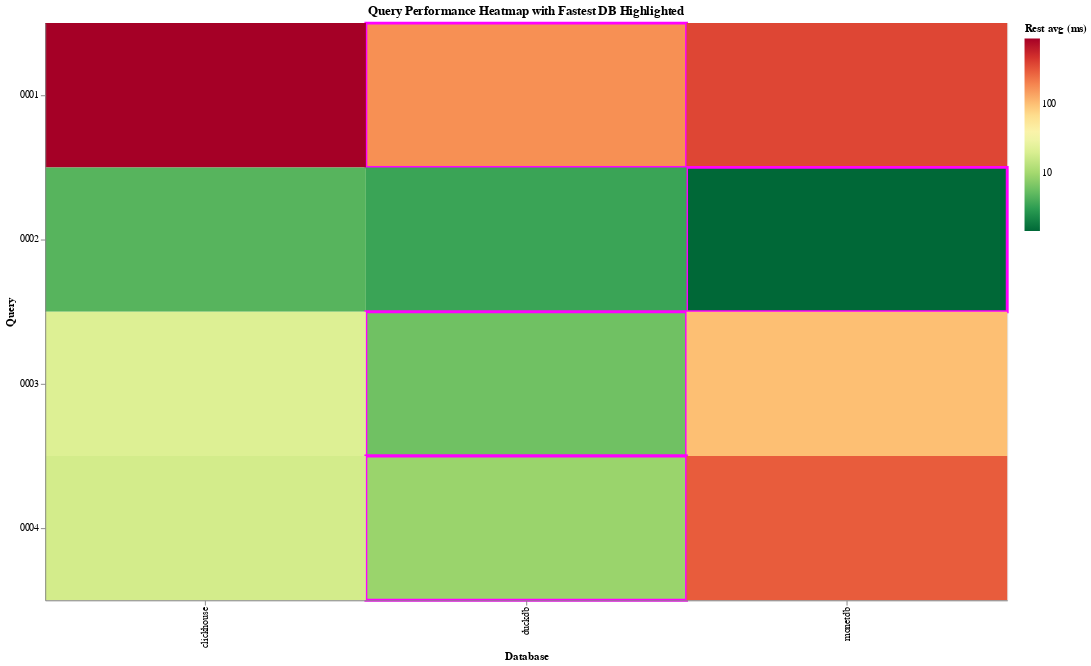

Source (notebook cell):
### Code cell
df = db.execute(
    """

WITH query_events AS (
    SELECT
        b.db,
        e.benchmark_id,
        e.name,
        e.time,
        e.type
    FROM event e
    JOIN benchmark b ON e.benchmark_id = b.id
    WHERE b.suite = (?)
      AND b.deleted_at is NULL
      AND e.name ~ '^query_.*_iteration_[0-9]+$'
),
paired AS (
    SELECT
        s.db,
        REGEXP_REPLACE(s.name, '_iteration_[0-9]+$', '') AS base_query,
        CAST(REGEXP_EXTRACT(s.name, '_iteration_([0-9]+)$', 1) AS INTEGER) AS iteration,
        epoch(e.time - s.time) AS duration_seconds
    FROM query_events s
    JOIN query_events e
      ON s.db = e.db
     AND s.benchmark_id = e.benchmark_id
     AND s.name = e.name
     AND s.type = 'start'
     AND e.type = 'end'
),
aggregated AS (
    SELECT
        db,
        base_query,
        MAX(CASE WHEN iteration = 1 THEN duration_seconds END) AS first_seconds,
        AVG(CASE WHEN iteration > 1 THEN duration_seconds END) AS rest_avg_seconds,
        STDDEV_SAMP(CASE WHEN iteration > 1 THEN duration_seconds END) AS rest_stddev_seconds,
        COUNT(*) FILTER (WHERE iteration > 1) AS rest_runs
    FROM paired
    GROUP BY db, base_query
)
SELECT
	db,
	base_query as query,
	1000 * ROUND(first_seconds, 4) AS first_ms,
	1000 * ROUND(rest_avg_seconds, 4) AS rest_avg_ms,
	1000 * ROUND(rest_stddev_seconds, 4) AS rest_stddev_ms,
	rest_runs
FROM
	aggregated
ORDER BY
	query, rest_avg_ms;

""",
    [SUITE],
).pl()


df = df.with_columns(pl.col.query.str.strip_prefix("query_").str.split("_").list.first().alias("query"))


# Step 2: Identify best performers (min rest_avg_ms per query)
fastest = (
    df.group_by("query")
    .agg(pl.col("rest_avg_ms").min().alias("min_rest"))
    .join(df, on="query")
    .with_columns((pl.col("rest_avg_ms") == pl.col("min_rest")).alias("is_fastest"))
    .drop("min_rest")
)

# Step 3: Altair heatmap with conditional green border
heatmap = (
    alt.Chart(fastest)
    .mark_rect()
    .encode(
        x=alt.X("db:N", title="Database"),
        y=alt.Y("query:N", title="Query"),
        color=alt.Color(
            "rest_avg_ms:Q",
            title="Rest avg (ms)",
            scale=alt.Scale(scheme="redyellowgreen", type="log", reverse=True),
        ),
        stroke=alt.condition(
            "datum.is_fastest",
            alt.value("magenta"),
            alt.value("none"),
        ),
        strokeWidth=alt.condition(
            "datum.is_fastest",
            alt.value(3),
            alt.value(0),
        ),
        tooltip=[
            alt.Tooltip("db:N", title="Database"),
            alt.Tooltip("query:N", title="Query"),
            alt.Tooltip("rest_avg_ms:Q", title="Rest avg (ms)"),
            alt.Tooltip("rest_stddev_ms:Q", title="Rest stddev (ms)"),
            alt.Tooltip("first_ms:Q", title="First run (ms)"),
        ],
    )
    .properties(width=1000, height=600, title="Query Performance Heatmap with Fastest DB Highlighted")
)


heatmap

### Figure 1 — Vega-Lite specification as saved in the notebook (floating-point values rounded to 4 significant figures)
{"config": {"view": {"continuousWidth": 300, "continuousHeight": 300}}, "data": {"name": "data-9ffa63dd6811aa03d45d88a9ab393ca8"}, "mark": {"type": "rect"}, "encoding": {"color": {"field": "rest_avg_ms", "scale": {"reverse": true, "scheme": "redyellowgreen", "type": "log"}, "title": "Rest avg (ms)", "type": "quantitative"}, "stroke": {"condition": {"test": "datum.is_fastest", "value": "magenta"}, "value": "none"}, "strokeWidth": {"condition": {"test": "datum.is_fastest", "value": 3}, "value": 0}, "tooltip": [{"field": "db", "title": "Database", "type": "nominal"}, {"field": "query", "title": "Query", "type": "nominal"}, {"field": "rest_avg_ms", "title": "Rest avg (ms)", "type": "quantitative"}, {"field": "rest_stddev_ms", "title": "Rest stddev (ms)", "type": "quantitative"}, {"field": "first_ms", "title": "First run (ms)", "type": "quantitative"}], "x": {"field": "db", "title": "Database", "type": "nominal"}, "y": {"field": "query", "title": "Query", "type": "nominal"}}, "height": 600, "title": "Query Performance Heatmap with Fastest DB Highlighted", "width": 1000, "$schema": "https://vega.github.io/schema/vega-lite/v5.20.1.json", "datasets": {"data-9ffa63dd6811aa03d45d88a9ab393ca8": [{"query": "0001", "db": "duckdb", "first_ms": 257.7, "rest_avg_ms": 177.7, "rest_stddev_ms": 28.9, "rest_runs": 9, "is_fastest": true}, {"query": "0001", "db": "monetdb", "first_ms": 1983.0, "rest_avg_ms": 389.7, "rest_stddev_ms": 12.3, "rest_runs": 9, "is_fastest": false}, {"query": "0001", "db": "clickhouse", "first_ms": 2400.0, "rest_avg_ms": 926.5, "rest_stddev_ms": 42.4, "rest_runs": 9, "is_fastest": false}, {"query": "0002", "db": "monetdb", "first_ms": 9.2, "rest_avg_ms": 1.4, "rest_stddev_ms": 0.3, "rest_runs": 9, "is_fastest": true}, {"query": "0002", "db": "duckdb", "first_ms": 5.6, "rest_avg_ms": 3.4, "rest_stddev_ms": 0.1, "rest_runs": 9, "is_fastest": false}, {"query": "0002", "db": "clickhouse", "first_ms": 31.5, "rest_avg_ms": 4.5, "rest_stddev_ms": 0.5, "rest_runs": 9, "is_fastest": false}, {"query": "0003", "db": "duckdb", "first_ms": 22.7, "rest_avg_ms": 5.8, "rest_stddev_ms": 0.4, "rest_runs": 4, "is_fastest": true}, {"query": "0003", "db": "clickhouse", "first_ms": 68.4, "rest_avg_ms": 21.1, "rest_stddev_ms": 27.9, "rest_runs": 4, "is_fastest": false}, {"query": "0003", "db": "monetdb", "first_ms": 448.2, "rest_avg_ms": 103.1, "rest_stddev_ms": 14.2, "rest_runs": 4, "is_fastest": false}, {"query": "0004", "db": "duckdb", "first_ms": 9.9, "rest_avg_ms": 8.9, "rest_stddev_ms": 0.2, "rest_runs": 4, "is_fastest": true}, {"query": "0004", "db": "clickhouse", "first_ms": 31.2, "rest_avg_ms": 17.8, "rest_stddev_ms": 7.3, "rest_runs": 4, "is_fastest": false}, {"query": "0004", "db": "monetdb", "first_ms": 315.4, "rest_avg_ms": 307.6, "rest_stddev_ms": 34.6, "rest_runs": 4, "is_fastest": false}]}}
